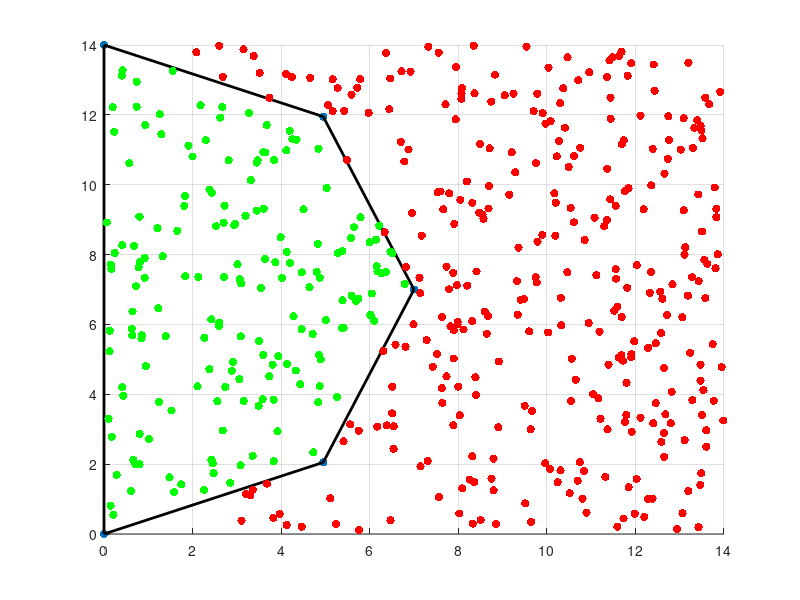

The MATLAB source for this figure:
clear all
clc
%%%Coord for opening view factor monte carlo
y=[-7 7 4.95 0 -4.95]+7;
x=[0  0 4.95 7 4.95];

figure(1)
hold on 
grid on
scatter(x,y,'filled','k')
ylim([0 14])

plot([x(1) x(2)],[y(1) y(2)],'k','Linewidth',2)
plot([x(2) x(3)],[y(2) y(3)],'k','Linewidth',2)
plot([x(3) x(4)],[y(3) y(4)],'k','Linewidth',2)
plot([x(4) x(5)],[y(4) y(5)],'k','Linewidth',2)
plot([x(5) x(1)],[y(5) y(1)],'k','Linewidth',2)


m=[(y(2)-y(1))/(x(2)-x(1)), (y(3)-y(2))/(x(3)-x(2)), (y(4)-y(3))/(x(4)-x(3)), (y(5)-y(4))/(x(5)-x(4)), (y(1)-y(5))/(x(1)-x(5))]; %Bottom, Right Top Left
y_int=[y(1)-m(1)*x(1), y(2)-m(2)*x(2), y(3)-m(3)*x(3), y(4)-m(4)*x(4) , y(5)-m(5)*x(5)];


for ii=1:500
    x_rand=rand*14;
    y_rand=rand*14;
    for i=1:5
        test_pts=[(y_rand-y_int(i))/m(i), m(i)*x_rand+y_int(i)]; %x_test point, y_test point
        if i==1
            if x_rand>=x(1)
                Pass_Fail=1;
            else
                Pass_Fail=0;
            end
        end
        if i==2 | i==3
            if x_rand<=test_pts(1) && y_rand<=test_pts(2)
                Pass_Fail=1;
            else
                Pass_Fail=0;
            end
        end
        if i==4 | i==5
            if x_rand<=test_pts(1) && y_rand>=test_pts(2)
                Pass_Fail=1;
            else
                Pass_Fail=0;
            end
        end
        Pass_Fail_Set(i)=Pass_Fail;
    end
    if nnz(Pass_Fail_Set)==5
        scatter(x_rand,y_rand,'g','filled')
    else
        scatter(x_rand,y_rand,'r','filled')
    end
end